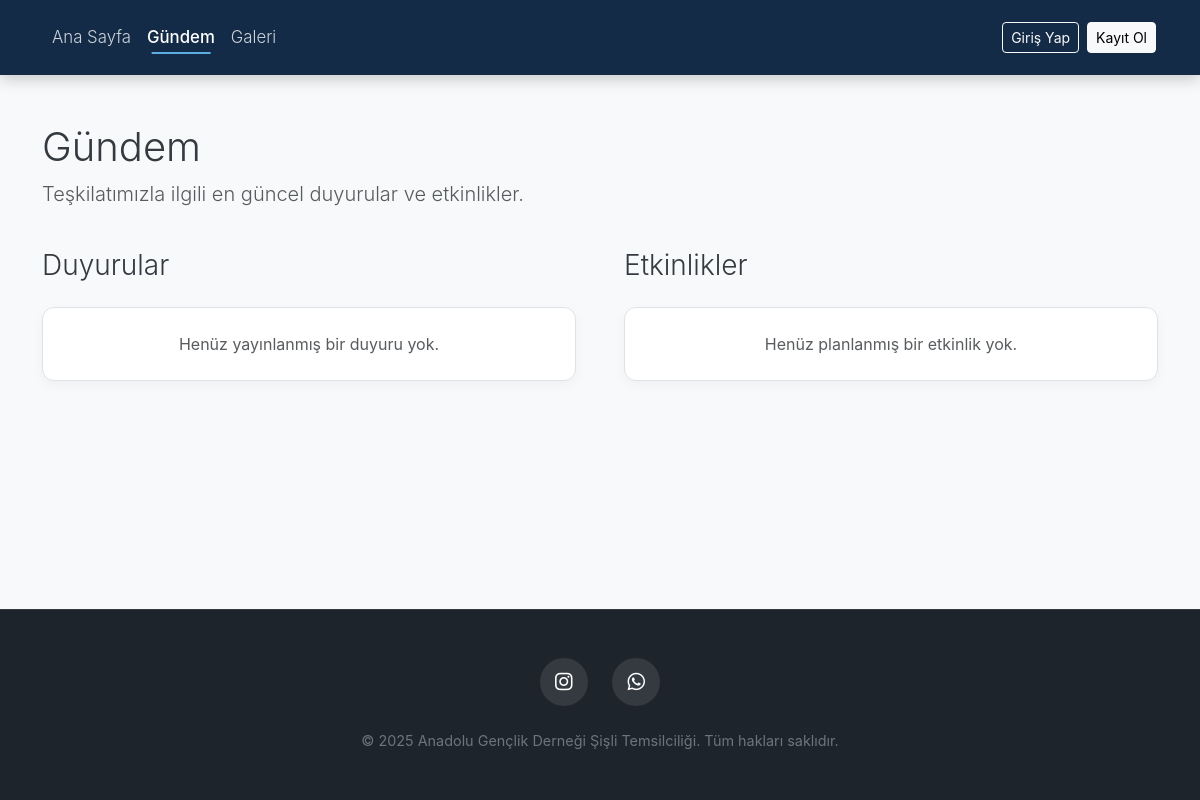
The app's page /gundem/, older data.
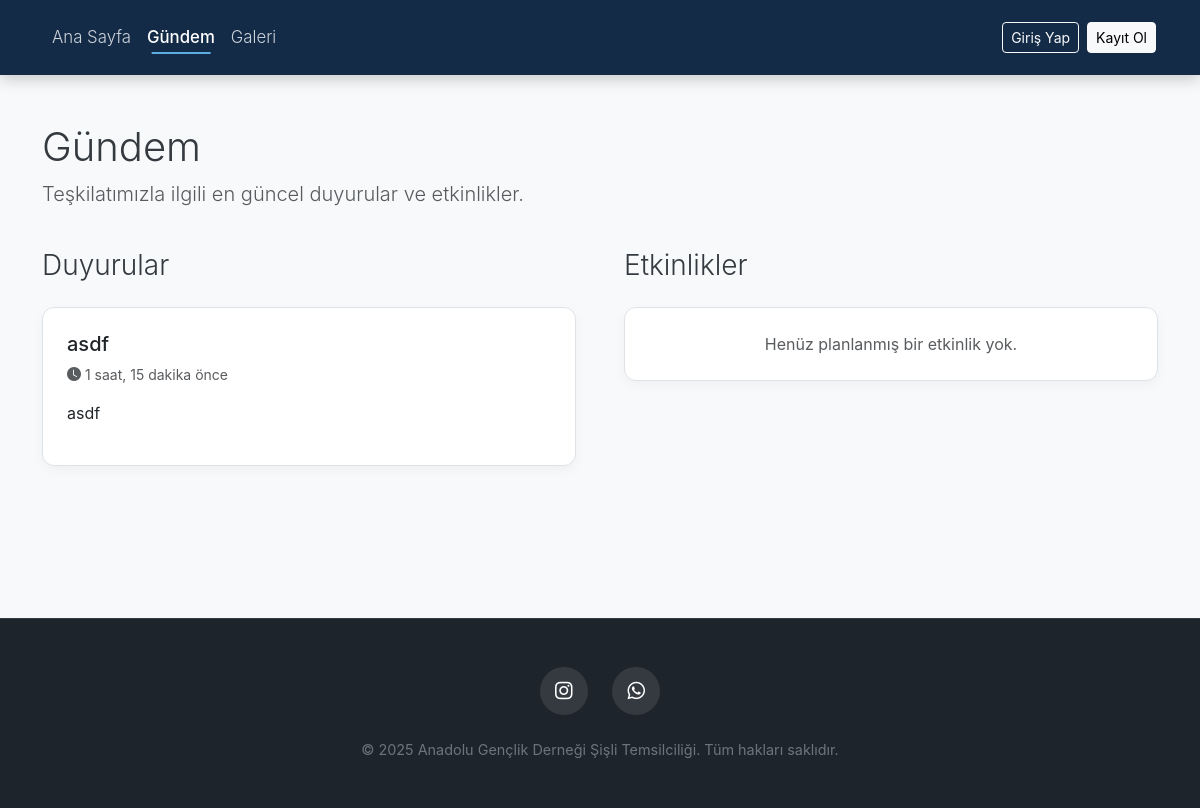
The same page, newer data.
### uyeler/models.py (models this page shows, shortened)
class Duyuru(models.Model):
    baslik = models.CharField(max_length=200, verbose_name="Başlık")
    icerik = models.TextField(verbose_name="İçerik")
    yayin_tarihi = models.DateTimeField(auto_now_add=True, verbose_name="Yayın Tarihi")
    yazar = models.ForeignKey(User, on_delete=models.SET_NULL, null=True, verbose_name="Yazarı")
    class Meta:
        verbose_name = "Duyuru"
        verbose_name_plural = "Duyurular"
        ordering = ['-yayin_tarihi']

### uyeler/views.py (the view)
# urls.py: path('gundem/', views.gundem_view, name='gundem'),
def gundem_view(request):
    tum_duyurular = Duyuru.objects.all()
    tum_etkinlikler = Etkinlik.objects.all()
    context = {'duyurular': tum_duyurular, 'etkinlikler': tum_etkinlikler}
    return render(request, 'uyeler/gundem.html', context)

### templates/uyeler/gundem.html (shortened to what this page needs)
{% extends 'base.html' %}
{% block content %}
<div class="d-flex justify-content-between align-items-center mb-4">
    <div>
        <h1 class="display-6">Gündem</h1>
        <p class="lead text-muted">Teşkilatımızla ilgili en güncel duyurular ve etkinlikler.</p>
    </div>
</div>
<div class="row g-5">
    <div class="col-lg-6">
        <h3 class="fw-light mb-4">Duyurular</h3>
        {% for duyuru in duyurular %}
        <div class="card content-card mb-4">
            <div class="card-body">
                <h5 class="card-title">{{ duyuru.baslik }}</h5>
                <small class="text-muted d-block mb-3">
                    <i class="bi bi-clock-fill"></i> {{ duyuru.yayin_tarihi|timesince }} önce
                </small>
                <p class="card-text">{{ duyuru.icerik|linebreaks|truncatewords:30 }}</p>
            </div>
        </div>
        {% empty %}
        <div class="card content-card">
            <div class="card-body text-center text-muted">Henüz yayınlanmış bir duyuru yok.</div>
        </div>
        {% endfor %}
    </div>
<div class="col-lg-6">
            <h3 class="fw-light mb-4">Etkinlikler</h3>
            {% for etkinlik in etkinlikler %}
                 <div class="card content-card mb-4">
                    <div class="card-body">
                        <div class="mb-2">
                            <span class="badge bg-success-subtle text-success-emphasis rounded-pill">
                                {{ etkinlik.get_tip_display }}
                            </span>
                        </div>
                        <h5 class="card-title">{{ etkinlik.baslik }}</h5>
                        <small class="text-muted d-block mb-3">
                            <i class="bi bi-calendar-event-fill"></i> {{ etkinlik.tarih_saat|date:"d F Y, H:i" }}
                            <br>
                            <i class="bi bi-geo-alt-fill"></i> {{ etkinlik.mekan|default:"Belirtilmemiş" }}
                        </small>
                        <p class="card-text">{{ etkinlik.aciklama|linebreaks|truncatewords:20 }}</p>
                        {% if request.user.profil.rol == 'YETKILI' or request.user.profil.rol == 'BIRIM_BASKANI' %}
                        <hr>
                        <div class="text-end">
                            <a href="{% url 'uyeler:etkinlik_duzenle' pk=etkinlik.id %}" class="btn btn-outline-secondary btn-sm">Düzenle</a>
                            <a href="{% url 'uyeler:etkinlik_sil' pk=etkinlik.id %}" class="btn btn-outline-danger btn-sm">Sil</a>
                        </div>
                        {% endif %}
                    </div>
                </div>
            {% empty %}
                <div class="card content-card"><div class="card-body text-center text-muted">Henüz planlanmış bir etkinlik yok.</div></div>
            {% endfor %}
        </div>
</div>
{% endblock %}

Row changes from the older to the newer data that the page shows:
added Duyuru: baslik "asdf", yayin_tarihi "1 saat, 15 dakika", icerik "asdf"
Text that changed along with them:
text no longer shown: "Henüz yayınlanmış bir duyuru yok."
